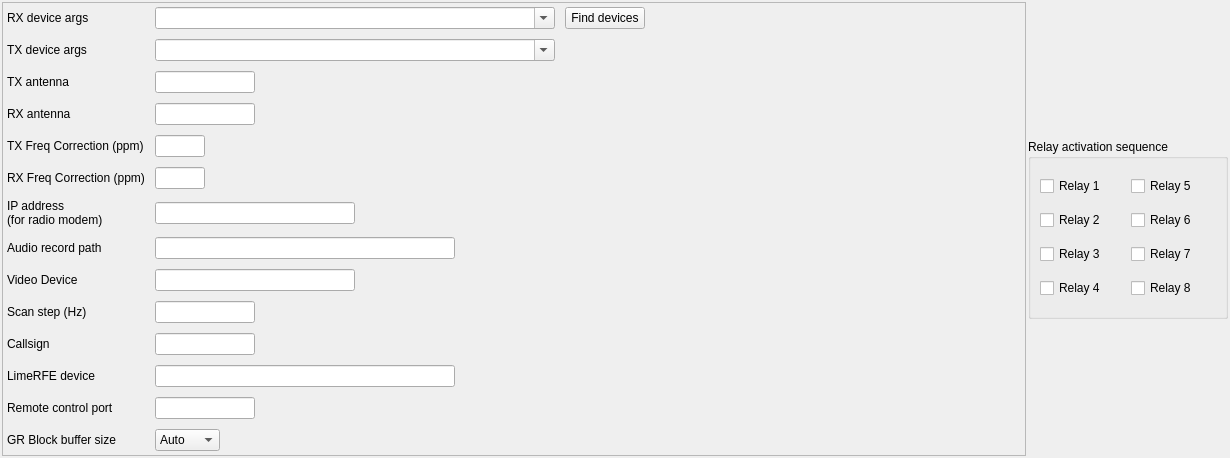
            <widget class="QWidget" name="tab_2">
             <attribute name="title">
              <string>General Settings</string>
             </attribute>
             <layout class="QGridLayout" name="gridLayout">
              <property name="leftMargin">
               <number>2</number>
              </property>
              <property name="topMargin">
               <number>2</number>
              </property>
              <property name="rightMargin">
               <number>2</number>
              </property>
              <property name="bottomMargin">
               <number>2</number>
              </property>
              <property name="spacing">
               <number>2</number>
              </property>
              <item row="0" column="0">
               <widget class="QFrame" name="frame_5">
                <property name="sizePolicy">
                 <sizepolicy hsizetype="MinimumExpanding" vsizetype="MinimumExpanding">
                  <horstretch>0</horstretch>
                  <verstretch>0</verstretch>
                 </sizepolicy>
                </property>
                <property name="minimumSize">
                 <size>
                  <width>1024</width>
                  <height>400</height>
                 </size>
                </property>
                <property name="frameShape">
                 <enum>QFrame::StyledPanel</enum>
                </property>
                <property name="frameShadow">
                 <enum>QFrame::Raised</enum>
                </property>
                <layout class="QGridLayout" name="gridLayout_10">
                 <property name="leftMargin">
                  <number>4</number>
                 </property>
                 <property name="topMargin">
                  <number>4</number>
                 </property>
                 <property name="rightMargin">
                  <number>4</number>
                 </property>
                 <property name="bottomMargin">
                  <number>4</number>
                 </property>
                 <property name="spacing">
                  <number>10</number>
                 </property>
                 <item row="3" column="1">
                  <widget class="QComboBox" name="lineEditTXDev">
                   <property name="sizePolicy">
                    <sizepolicy hsizetype="MinimumExpanding" vsizetype="Fixed">
                     <horstretch>0</horstretch>
                     <verstretch>0</verstretch>
                    </sizepolicy>
                   </property>
                   <property name="minimumSize">
                    <size>
                     <width>400</width>
                     <height>0</height>
                    </size>
                   </property>
                   <property name="toolTip">
                    <string>&lt;html&gt;&lt;head/&gt;&lt;body&gt;&lt;p&gt;Select device string from dropdown or manually edit. The default device is the one already saved in the configuration file.&lt;/p&gt;&lt;/body&gt;&lt;/html&gt;</string>
                   </property>
                   <property name="editable">
                    <bool>true</bool>
                   </property>
                  </widget>
                 </item>
                 <item row="3" column="0">
                  <widget class="QLabel" name="label_3">
                   <property name="sizePolicy">
                    <sizepolicy hsizetype="Fixed" vsizetype="Fixed">
                     <horstretch>0</horstretch>
                     <verstretch>0</verstretch>
                    </sizepolicy>
                   </property>
                   <property name="text">
                    <string>TX device args</string>
                   </property>
                  </widget>
                 </item>
                 <item row="4" column="1">
                  <widget class="QLineEdit" name="lineEditTXAntenna">
                   <property name="sizePolicy">
                    <sizepolicy hsizetype="Fixed" vsizetype="Fixed">
                     <horstretch>0</horstretch>
                     <verstretch>0</verstretch>
                    </sizepolicy>
                   </property>
                   <property name="minimumSize">
                    <size>
                     <width>100</width>
                     <height>0</height>
                    </size>
                   </property>
                   <property name="maximumSize">
                    <size>
                     <width>100</width>
                     <height>16777215</height>
                    </size>
                   </property>
                   <property name="styleSheet">
                    <string notr="true"/>
                   </property>
                  </widget>
                 </item>
                 <item row="6" column="1">
                  <widget class="QLineEdit" name="lineEditTXFreqCorrection">
                   <property name="sizePolicy">
                    <sizepolicy hsizetype="Fixed" vsizetype="Fixed">
                     <horstretch>0</horstretch>
                     <verstretch>0</verstretch>
                    </sizepolicy>
                   </property>
                   <property name="minimumSize">
                    <size>
                     <width>50</width>
                     <height>0</height>
                    </size>
                   </property>
                   <property name="maximumSize">
                    <size>
                     <width>50</width>
                     <height>16777215</height>
                    </size>
                   </property>
                  </widget>
                 </item>
                 <item row="0" column="2">
                  <widget class="QPushButton" name="findDevicesButton">
                   <property name="toolTip">
                    <string>&lt;html&gt;&lt;head/&gt;&lt;body&gt;&lt;p&gt;Search for SoapySDR or LimeSDR devices connected to the system&lt;/p&gt;&lt;/body&gt;&lt;/html&gt;</string>
                   </property>
                   <property name="text">
                    <string>Find devices</string>
                   </property>
                   <property name="icon">
                    <iconset resource="resources.qrc">
                     <normaloff>:/res/edit-find.png</normaloff>:/res/edit-find.png</iconset>
                   </property>
                  </widget>
                 </item>
                 <item row="5" column="0">
                  <widget class="QLabel" name="label_6">
                   <property name="sizePolicy">
                    <sizepolicy hsizetype="Fixed" vsizetype="Fixed">
                     <horstretch>0</horstretch>
                     <verstretch>0</verstretch>
                    </sizepolicy>
                   </property>
                   <property name="text">
                    <string>RX antenna</string>
                   </property>
                  </widget>
                 </item>
                 <item row="14" column="0">
                  <widget class="QLabel" name="label_37">
                   <property name="text">
                    <string>LimeRFE device</string>
                   </property>
                  </widget>
                 </item>
                 <item row="12" column="0">
                  <widget class="QLabel" name="label_24">
                   <property name="sizePolicy">
                    <sizepolicy hsizetype="Fixed" vsizetype="Fixed">
                     <horstretch>0</horstretch>
                     <verstretch>0</verstretch>
                    </sizepolicy>
                   </property>
                   <property name="text">
                    <string>Scan step (Hz)</string>
                   </property>
                  </widget>
                 </item>
                 <item row="10" column="0">
                  <widget class="QLabel" name="label_10">
                   <property name="sizePolicy">
                    <sizepolicy hsizetype="Fixed" vsizetype="Fixed">
                     <horstretch>0</horstretch>
                     <verstretch>0</verstretch>
                    </sizepolicy>
                   </property>
                   <property name="text">
                    <string>Video Device</string>
                   </property>
                  </widget>
                 </item>
                 <item row="9" column="1">
                  <widget class="QLineEdit" name="lineEditRecordPath">
                   <property name="sizePolicy">
                    <sizepolicy hsizetype="Fixed" vsizetype="Fixed">
                     <horstretch>0</horstretch>
                     <verstretch>0</verstretch>
                    </sizepolicy>
                   </property>
                   <property name="maximumSize">
                    <size>
                     <width>300</width>
                     <height>16777215</height>
                    </size>
                   </property>
                  </widget>
                 </item>
                 <item row="14" column="1">
                  <widget class="QLineEdit" name="lineEditLimeRFEDevice">
                   <property name="sizePolicy">
                    <sizepolicy hsizetype="Fixed" vsizetype="Fixed">
                     <horstretch>0</horstretch>
                     <verstretch>0</verstretch>
                    </sizepolicy>
                   </property>
                   <property name="maximumSize">
                    <size>
                     <width>300</width>
                     <height>16777215</height>
                    </size>
                   </property>
                  </widget>
                 </item>
                 <item row="17" column="1">
                  <widget class="QComboBox" name="blockBufferSizeComboBox">
                   <property name="sizePolicy">
                    <sizepolicy hsizetype="Fixed" vsizetype="Fixed">
                     <horstretch>0</horstretch>
                     <verstretch>0</verstretch>
                    </sizepolicy>
                   </property>
                   <item>
                    <property name="text">
                     <string>Auto</string>
                    </property>
                   </item>
                   <item>
                    <property name="text">
                     <string>512</string>
                    </property>
                   </item>
                   <item>
                    <property name="text">
                     <string>1024</string>
                    </property>
                   </item>
                   <item>
                    <property name="text">
                     <string>2048</string>
                    </property>
                   </item>
                   <item>
                    <property name="text">
                     <string>4096</string>
                    </property>
                   </item>
                   <item>
                    <property name="text">
                     <string>8192</string>
                    </property>
                   </item>
                   <item>
                    <property name="text">
                     <string>16384</string>
                    </property>
                   </item>
                   <item>
                    <property name="text">
                     <string>32768</string>
                    </property>
                   </item>
                   <item>
                    <property name="text">
                     <string>65536</string>
                    </property>
                   </item>
                  </widget>
                 </item>
                 <item row="13" column="1">
                  <widget class="QLineEdit" name="lineEditCallsign">
                   <property name="sizePolicy">
                    <sizepolicy hsizetype="Fixed" vsizetype="Fixed">
                     <horstretch>0</horstretch>
                     <verstretch>0</verstretch>
                    </sizepolicy>
                   </property>
                   <property name="minimumSize">
                    <size>
                     <width>100</width>
                     <height>0</height>
                    </size>
                   </property>
                   <property name="maximumSize">
                    <size>
                     <width>100</width>
                     <height>16777215</height>
                    </size>
                   </property>
                   <property name="maxLength">
                    <number>25</number>
                   </property>
                  </widget>
                 </item>
                 <item row="8" column="0">
                  <widget class="QLabel" name="label_18">
                   <property name="sizePolicy">
                    <sizepolicy hsizetype="Fixed" vsizetype="Fixed">
                     <horstretch>0</horstretch>
                     <verstretch>0</verstretch>
                    </sizepolicy>
                   </property>
                   <property name="text">
                    <string>IP address 
(for radio modem)</string>
                   </property>
                  </widget>
                 </item>
                 <item row="7" column="1">
                  <widget class="QLineEdit" name="lineEditRXFreqCorrection">
                   <property name="sizePolicy">
                    <sizepolicy hsizetype="Fixed" vsizetype="Fixed">
                     <horstretch>0</horstretch>
                     <verstretch>0</verstretch>
                    </sizepolicy>
                   </property>
                   <property name="minimumSize">
                    <size>
                     <width>50</width>
                     <height>0</height>
                    </size>
                   </property>
                   <property name="maximumSize">
                    <size>
                     <width>50</width>
                     <height>16777215</height>
                    </size>
                   </property>
                  </widget>
                 </item>
                 <item row="10" column="6">
                  <spacer name="horizontalSpacer_13">
                   <property name="orientation">
                    <enum>Qt::Horizontal</enum>
                   </property>
                   <property name="sizeHint" stdset="0">
                    <size>
                     <width>40</width>
                     <height>20</height>
                    </size>
                   </property>
                  </spacer>
                 </item>
                 <item row="10" column="1">
                  <widget class="QLineEdit" name="lineEditVideoDevice">
                   <property name="sizePolicy">
                    <sizepolicy hsizetype="Fixed" vsizetype="Fixed">
                     <horstretch>0</horstretch>
                     <verstretch>0</verstretch>
                    </sizepolicy>
                   </property>
                   <property name="minimumSize">
                    <size>
                     <width>200</width>
                     <height>0</height>
                    </size>
                   </property>
                   <property name="styleSheet">
                    <string notr="true"/>
                   </property>
                   <property name="maxLength">
                    <number>100</number>
                   </property>
                  </widget>
                 </item>
                 <item row="0" column="0">
                  <widget class="QLabel" name="label_2">
                   <property name="sizePolicy">
                    <sizepolicy hsizetype="Fixed" vsizetype="Fixed">
                     <horstretch>0</horstretch>
                     <verstretch>0</verstretch>
                    </sizepolicy>
                   </property>
                   <property name="text">
                    <string>RX device args</string>
                   </property>
                  </widget>
                 </item>
                 <item row="4" column="0">
                  <widget class="QLabel" name="label_5">
                   <property name="sizePolicy">
                    <sizepolicy hsizetype="Fixed" vsizetype="Fixed">
                     <horstretch>0</horstretch>
                     <verstretch>0</verstretch>
                    </sizepolicy>
                   </property>
                   <property name="text">
                    <string>TX antenna</string>
                   </property>
                  </widget>
                 </item>
                 <item row="12" column="1">
                  <widget class="QLineEdit" name="lineEditScanStep">
                   <property name="sizePolicy">
                    <sizepolicy hsizetype="Fixed" vsizetype="Fixed">
                     <horstretch>0</horstretch>
                     <verstretch>0</verstretch>
                    </sizepolicy>
                   </property>
                   <property name="maximumSize">
                    <size>
                     <width>100</width>
                     <height>16777215</height>
                    </size>
                   </property>
                  </widget>
                 </item>
                 <item row="5" column="1">
                  <widget class="QLineEdit" name="lineEditRXAntenna">
                   <property name="sizePolicy">
                    <sizepolicy hsizetype="Fixed" vsizetype="Fixed">
                     <horstretch>0</horstretch>
                     <verstretch>0</verstretch>
                    </sizepolicy>
                   </property>
                   <property name="minimumSize">
                    <size>
                     <width>100</width>
                     <height>0</height>
                    </size>
                   </property>
                   <property name="maximumSize">
                    <size>
                     <width>100</width>
                     <height>16777215</height>
                    </size>
                   </property>
                   <property name="styleSheet">
                    <string notr="true"/>
                   </property>
                  </widget>
                 </item>
                 <item row="15" column="1">
                  <widget class="QLineEdit" name="remoteControlEdit">
                   <property name="sizePolicy">
                    <sizepolicy hsizetype="Fixed" vsizetype="Fixed">
                     <horstretch>0</horstretch>
                     <verstretch>0</verstretch>
                    </sizepolicy>
                   </property>
                   <property name="maximumSize">
                    <size>
                     <width>100</width>
                     <height>16777215</height>
                    </size>
                   </property>
                  </widget>
                 </item>
                 <item row="9" column="0">
                  <widget class="QLabel" name="label_41">
                   <property name="text">
                    <string>Audio record path</string>
                   </property>
                  </widget>
                 </item>
                 <item row="0" column="1">
                  <widget class="QComboBox" name="lineEditRXDev">
                   <property name="sizePolicy">
                    <sizepolicy hsizetype="MinimumExpanding" vsizetype="Fixed">
                     <horstretch>0</horstretch>
                     <verstretch>0</verstretch>
                    </sizepolicy>
                   </property>
                   <property name="minimumSize">
                    <size>
                     <width>400</width>
                     <height>0</height>
                    </size>
                   </property>
                   <property name="toolTip">
                    <string>&lt;html&gt;&lt;head/&gt;&lt;body&gt;&lt;p&gt;Select device string from dropdown or manually edit. The default device is the one already saved in the configuration file.&lt;/p&gt;&lt;/body&gt;&lt;/html&gt;</string>
                   </property>
                   <property name="editable">
                    <bool>true</bool>
                   </property>
                  </widget>
                 </item>
                 <item row="6" column="0">
                  <widget class="QLabel" name="label_8">
                   <property name="sizePolicy">
                    <sizepolicy hsizetype="Fixed" vsizetype="Fixed">
                     <horstretch>0</horstretch>
                     <verstretch>0</verstretch>
                    </sizepolicy>
                   </property>
                   <property name="text">
                    <string>TX Freq Correction (ppm)</string>
                   </property>
                  </widget>
                 </item>
                 <item row="15" column="0">
                  <widget class="QLabel" name="label_39">
                   <property name="sizePolicy">
                    <sizepolicy hsizetype="Fixed" vsizetype="Fixed">
                     <horstretch>0</horstretch>
                     <verstretch>0</verstretch>
                    </sizepolicy>
                   </property>
                   <property name="text">
                    <string>Remote control port</string>
                   </property>
                  </widget>
                 </item>
                 <item row="13" column="0">
                  <widget class="QLabel" name="label_4">
                   <property name="sizePolicy">
                    <sizepolicy hsizetype="Fixed" vsizetype="Fixed">
                     <horstretch>0</horstretch>
                     <verstretch>0</verstretch>
                    </sizepolicy>
                   </property>
                   <property name="text">
                    <string>Callsign</string>
                   </property>
                  </widget>
                 </item>
                 <item row="17" column="0">
                  <widget class="QLabel" name="label_45">
                   <property name="text">
                    <string>GR Block buffer size</string>
                   </property>
                  </widget>
                 </item>
                 <item row="7" column="0">
                  <widget class="QLabel" name="label_7">
                   <property name="sizePolicy">
                    <sizepolicy hsizetype="Fixed" vsizetype="Fixed">
                     <horstretch>0</horstretch>
                     <verstretch>0</verstretch>
                    </sizepolicy>
                   </property>
                   <property name="text">
                    <string>RX Freq Correction (ppm)</string>
                   </property>
                  </widget>
                 </item>
                 <item row="8" column="1">
                  <widget class="QLineEdit" name="lineEditIPaddress">
                   <property name="sizePolicy">
                    <sizepolicy hsizetype="Fixed" vsizetype="Fixed">
                     <horstretch>0</horstretch>
                     <verstretch>0</verstretch>
                    </sizepolicy>
                   </property>
                   <property name="maximumSize">
                    <size>
                     <width>200</width>
                     <height>16777215</height>
                    </size>
                   </property>
                   <property name="styleSheet">
                    <string notr="true"/>
                   </property>
                   <property name="maxLength">
                    <number>100</number>
                   </property>
                  </widget>
                 </item>
                </layout>
               </widget>
              </item>
              <item row="0" column="1">
               <widget class="QGroupBox" name="groupBox">
                <property name="sizePolicy">
                 <sizepolicy hsizetype="Fixed" vsizetype="Preferred">
                  <horstretch>0</horstretch>
                  <verstretch>0</verstretch>
                 </sizepolicy>
                </property>
                <property name="minimumSize">
                 <size>
                  <width>200</width>
                  <height>150</height>
                 </size>
                </property>
                <property name="maximumSize">
                 <size>
                  <width>16777215</width>
                  <height>180</height>
                 </size>
                </property>
                <property name="styleSheet">
                 <string notr="true">font: 8pt &quot;Noto Sans&quot;;</string>
                </property>
                <property name="title">
                 <string>Relay activation sequence</string>
                </property>
                <layout class="QGridLayout" name="gridLayout_11">
                 <item row="0" column="0">
                  <widget class="QCheckBox" name="relay1CheckBox">
                   <property name="text">
                    <string>Relay 1</string>
                   </property>
                  </widget>
                 </item>
                 <item row="3" column="1">
                  <widget class="QCheckBox" name="relay8CheckBox">
                   <property name="text">
                    <string>Relay 8</string>
                   </property>
                  </widget>
                 </item>
                 <item row="3" column="0">
                  <widget class="QCheckBox" name="relay4CheckBox">
                   <property name="text">
                    <string>Relay 4</string>
                   </property>
                  </widget>
                 </item>
                 <item row="2" column="0">
                  <widget class="QCheckBox" name="relay3CheckBox">
                   <property name="text">
                    <string>Relay 3</string>
                   </property>
                  </widget>
                 </item>
                 <item row="2" column="1">
                  <widget class="QCheckBox" name="relay7CheckBox">
                   <property name="text">
                    <string>Relay 7</string>
                   </property>
                  </widget>
                 </item>
                 <item row="0" column="1">
                  <widget class="QCheckBox" name="relay5CheckBox">
                   <property name="text">
                    <string>Relay 5</string>
                   </property>
                  </widget>
                 </item>
                 <item row="1" column="1">
                  <widget class="QCheckBox" name="relay6CheckBox">
                   <property name="text">
                    <string>Relay 6</string>
                   </property>
                  </widget>
                 </item>
                 <item row="1" column="0">
                  <widget class="QCheckBox" name="relay2CheckBox">
                   <property name="text">
                    <string>Relay 2</string>
                   </property>
                  </widget>
                 </item>
                </layout>
               </widget>
              </item>
             </layout>
            </widget>
